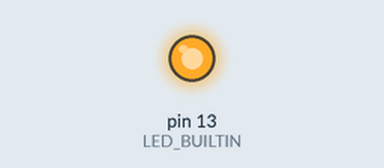
The sketch below on a simulated Arduino Uno, built with avr-gcc and run on an emulated ATmega328P. On the bench: output pins drawn as LEDs (lit = HIGH).

Above: at 4.06 s.
At 6.81 s:
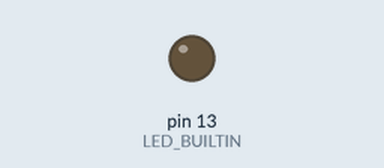
Timing chart, 0 to 7.1 s (numbered marks = the images above):
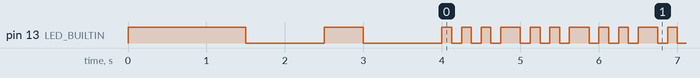

The sketch:

Blink-Variation-02.ino
```cpp
void setup() {

  pinMode(LED_BUILTIN, OUTPUT);
  digitalWrite(13, 1);
  delay(1500);
  digitalWrite(13, 0);
  delay(1000);
  digitalWrite(13, 1);
  delay(500);
  digitalWrite(13, 0);
  delay(1000);
}

 void loop() {

  digitalWrite(13, 1);
  delay(125);
  digitalWrite(13, 0);
  delay(125);
  digitalWrite(13, 1);
  delay(125);
  digitalWrite(13, 0);
  delay(125);
  digitalWrite(13, 1);
  delay(125);
  digitalWrite(13, 0);
  delay(125);
  digitalWrite(13, 1);
  delay(125);
  digitalWrite(13, 0);

}
```

Measured:
- by itself, pin 13 (LED_BUILTIN): moves between LOW and HIGH, repeating every 35.3 s
- by itself, everything shown: repeats every 0.88 s, in 6 steps
